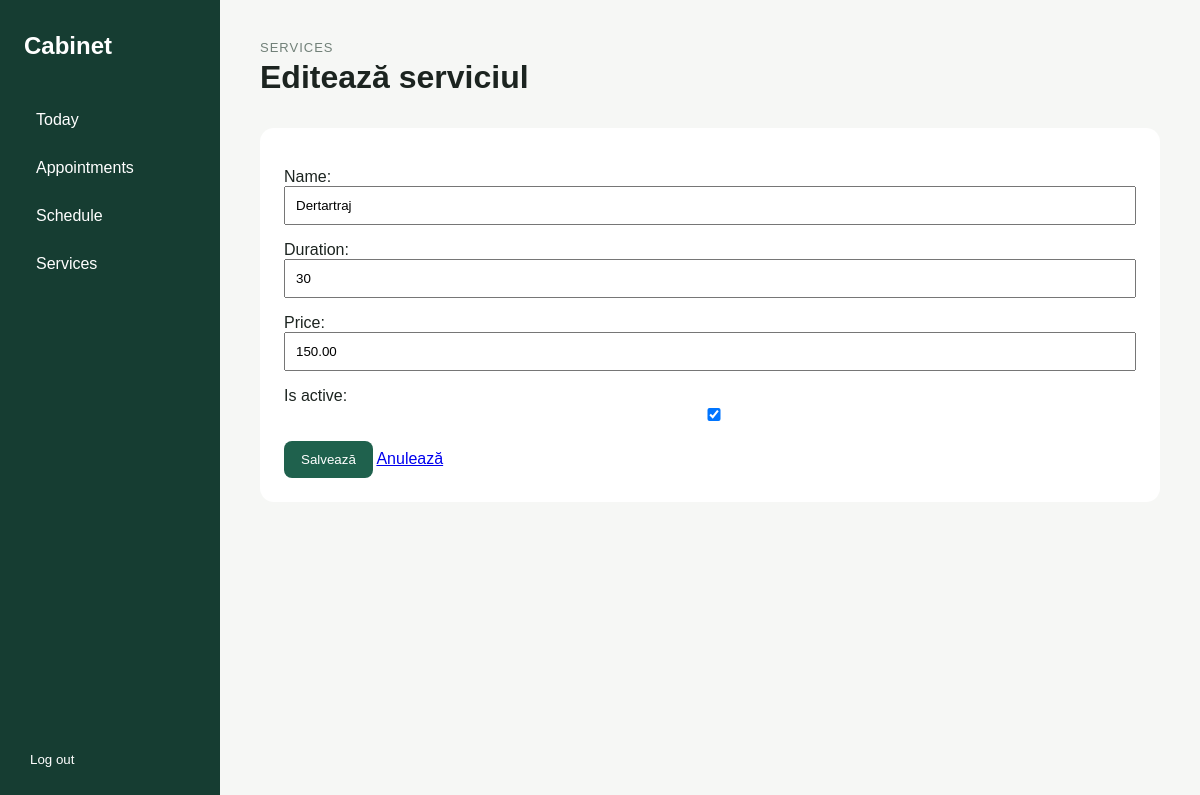
Screenshot of /management/services/1/edit/ (signed in) with the database file from the repository.
### bookings/models.py (models this page shows, shortened)
class Service(models.Model):
    name = models.CharField(max_length=100)
    duration = models.PositiveIntegerField(default=30)
    price = models.DecimalField(max_digits=8, decimal_places=2, null=True, blank=True)
    is_active = models.BooleanField(default=True)

### dashboard/views.py (the view)
@staff_member_required(login_url="dashboard_login")
def service_edit(request, service_id):
    service = get_object_or_404(Service, id=service_id)
    if request.method == "POST":
        form = ServiceForm(request.POST, instance=service)
        if form.is_valid():
            form.save()
            messages.success(request, "Serviciul a fost actualizat.")
            return redirect("dashboard_services")
    else:
        form = ServiceForm(instance=service)
    return render(request, "dashboard/service_form.html", {
        "form": form,
        "title": "Editează serviciul",
        "service": service,
    })

### dashboard/forms.py
class ServiceForm(forms.ModelForm):
    class Meta:
        model = Service
        fields = ["name", "duration", "price", "is_active"]

### templates/dashboard/service_form.html (shortened to what this page needs)
{% extends "dashboard/base.html" %}
{% block content %}
<header class="dashboard-header">
    <div>
        <p class="eyebrow">Services</p>
        <h1>{{ title }}</h1>
    </div>
</header>
<section class="form-card">
    <form method="post">
        {{ form.as_p }}
        <button type="submit" class="primary-button">
            Salvează
        </button>
        <a href="{% url 'dashboard_services' %}">
            Anulează
        </a>
    </form>
</section>
{% endblock %}

### static/css/dashboard.css (style rules this page uses)
* { box-sizing: border-box; }
body { margin: 0; font-family: Arial, sans-serif; background: #f6f7f5; color: #1c2420; }
.dashboard-header, .agenda-header, .section-heading { display: flex; justify-content: space-between; align-items: center; }
.dashboard-header { margin-bottom: 32px; }
.dashboard-header h1, .agenda-header h2 { margin: 4px 0 0; }
.eyebrow { margin: 0; color: #718078; font-size: 13px; text-transform: uppercase; letter-spacing: 1px; }
.primary-button { display: inline-block; background: #1f614d; color: white; border: 0; border-radius: 8px; padding: 11px 17px; text-decoration: none; cursor: pointer; }
.pending-section, .agenda-section, .form-card { background: white; border-radius: 14px; padding: 24px; margin-bottom: 24px; }
.login-card input, .form-card input, .form-card select { width: 100%; padding: 10px; }

### rows the page displays
Service: name "Dertartraj", duration "30", price "150.00", is_active "☑"

### other values shown
{{ title }} "Editează serviciul"
